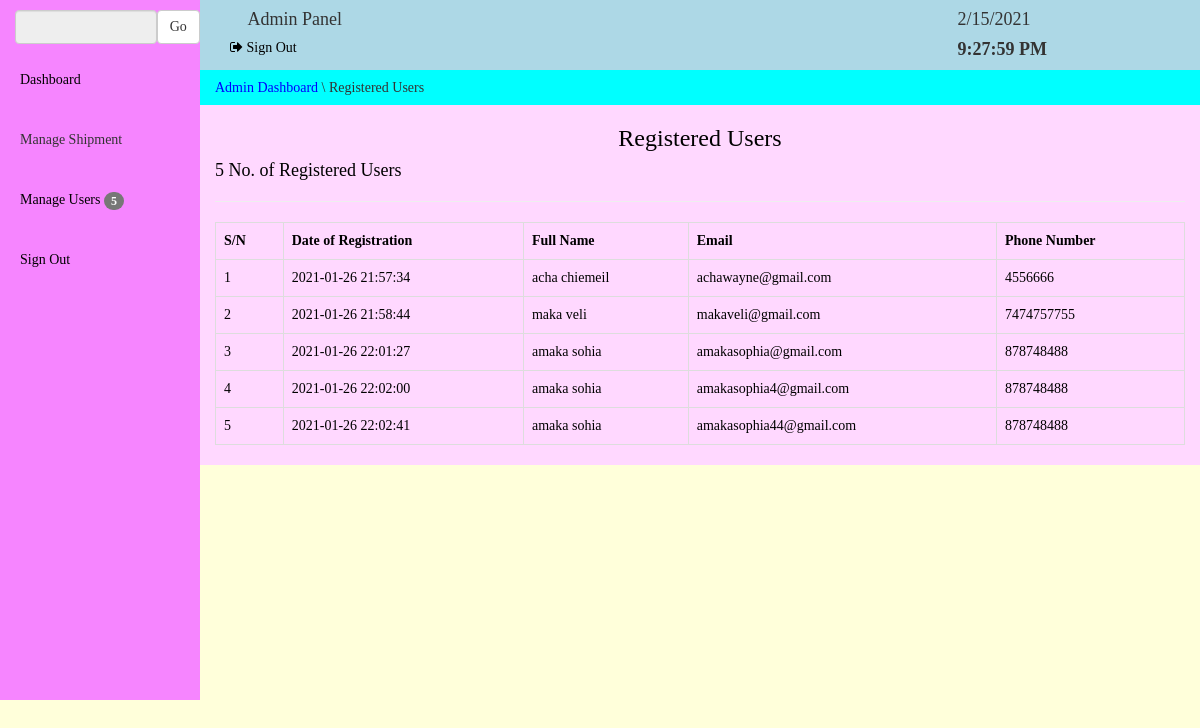
Screenshot of /admin/users.php (signed in) with the database file from the repository.
### tables this page shows
CREATE TABLE `users` (
  `id` int(11) NOT NULL,
  `user_id` varchar(100) NOT NULL,
  `first_name` varchar(100) NOT NULL,
  `last_name` varchar(100) NOT NULL,
  `email` varchar(100) NOT NULL,
  `password` varchar(100) NOT NULL,
  `phone` varchar(100) NOT NULL,
  `date_of_reg` timestamp NOT NULL DEFAULT CURRENT_TIMESTAMP
);

### include/database.php (called while the page is built, shortened)
<?php
    class Database{
        public $connection;
        public function open_connection(){
            $this->connection = new mysqli(DB_HOST, DB_USER, DB_PASS, DB_NAME);
        }
        public function query($sql){
            $result = $this->connection->query($sql);
            return $result;
        }
    }
?>

### admin/users.php (the view, shortened to what this page needs)
<?php
		$conn = new Database;
		$query2 = $conn->query("SELECT * FROM users");
		$num2 = mysqli_num_rows($query2);
		$num22 = $num2;
		$output2 = "";
		if($num2 != 0){
			$count = 0;
				while($row2 = mysqli_fetch_array($query2)){
					$count += 1;
				$date = $row2['date_of_reg'];
				$first = $row2['first_name'];
				$last = $row2['last_name'];
				$email = $row2['email'];
				$phone = $row2['phone'];
				$output2 .= "<tr>";
				$output2 .= "<td>$count</td>";
				$output2 .= "<td>$date</td>";
				$output2 .= "<td>$first $last</td>";
				$output2 .= "<td>$email</td>";
				$output2 .= "<td>$phone</td>";
				$output2 .= "</tr>";
			}
		}else{
			$output2 .= "<tr>";
			$output2 .= "<td colspan='4' style='text-align: center'>Shpiment list is empty</td>";
			$output2 .= "</tr>";
		}
?>
<!DOCTYPE html>
<html>
<head>
	<link rel="stylesheet" type="text/css" href="css/animate.css">
	<link rel="stylesheet" type="text/css" href="../bootstrap/css/bootstrap.css">
	<link rel="stylesheet" type="text/css" href="../css/font-awesome.min.css">
	<link rel="stylesheet" type="text/css" href="../css/index.css">
	<link rel="stylesheet" type="text/css" href="../css/jquery-ui.css">
</head>
<body>
	<div class="container-fluid">
		<div class="row">
			<?php include('menu.php'); ?>
			<div class="col-lg-10 col-lg-offset-2" style="padding: 0px;">
				<div class="col-lg-12" style="background-color: lightblue; box-shadow: 3px 2px 3px cyan">
					<div class="col-lg-6">
						<h4><span class="glyphicon glyphicon-user"></span> Admin Panel</h4>
						<a href="http://localhost/consign/admin/logout.php" style="color: black; text-decoration: none"><h5><span class="fa fa-sign-out"></span> Sign Out</h5></a>
					</div>
					<div class="col-lg-3 col-lg-offset-3">
						<h4 id="date" style="position: relative; right: 0px"></h4>
						<h4 id="time" style="font-family: Verdana; font-weight: bolder;"></h4>
					</div>
				</div>
				<div class="col-lg-12" style="background-color: cyan">
					<h5><span style="color: blue">Admin Dashboard</span> \  <span>Registered Users</span></h5>
				</div>
				<div class="col-lg-12 admin-body-content">
					<h3 style="text-align: center;">Registered Users</h3>
					<h4><?php echo $num22; ?> No. of Registered Users</h4>
					<hr>
					<table class="table table-bordered">
						<tr>
							<th>S/N</th>
							<th>Date of Registration</th>
							<th>Full Name</th>
							<th>Email</th>
							<th>Phone Number</th>
						</tr>
						<?php echo $output2; ?>
					</table>
				</div>
			</div>
		</div>
	</div>
</body>
</html>

### admin/menu.php (shortened to what this page needs)
<?php
	$conn = new Database;
	$user = $conn->query("SELECT * FROM users");
	$users = mysqli_num_rows($user);
?>
<!DOCTYPE html>
<html>
<head>
	<link rel="stylesheet" type="text/css" href="css/animate.css">
	<link rel="stylesheet" type="text/css" href="../bootstrap/css/bootstrap.css">
	<link rel="stylesheet" type="text/css" href="../css/font-awesome.min.css">
	<link rel="stylesheet" type="text/css" href="../css/jquery-ui.css">
	<link rel="stylesheet" type="text/css" href="../css/jquery-ui.structure.css">
	<link rel="stylesheet" type="text/css" href="../css/index.css">
</head>
<body>
	<div class="col-lg-2 admin-side-menu-bar">
				<div class="col-lg-12" style="padding-top: 10px">
					<div class="form-group">
						<div class="col-lg-10 menu-form">
							<input type="text" disabled name="" class="form-control">
						</div>
						<div class="col-lg-2 menu-form">
							<button class="btn btn-default">Go</button>
						</div>
					</div>
				</div>
				<ul class="admin-menu-ul">
					<a href="http://localhost/consign/admin/dashboard.php" class="side-menu-li-link"><li><span></span>Dashboard</li></a>
						<li id="manage">Manage Shipment <span class="glyphicon glyphicon-triangle-bottom" style="padding-left: 30px"></span></li>
					<a href="http://localhost/consign/admin/users.php" class="side-menu-li-link"><li>Manage Users <span class="badge"><?php echo $users; ?></span></li></a>
					<a href="http://localhost/consign/admin/logout.php" class="side-menu-li-link"><li>Sign Out</li></a>
				</ul>
			</div>
</body>
</html>

### css/index.css (style rules this page uses)
.admin-side-menu-bar { background-color: rgb(246, 133, 255); position: fixed; height: 700px; padding: 0px; }
.side-menu-li-link { color: black; text-decoration: none; }
.admin-menu-ul { padding-top: 50px; }
.menu-form { padding: 0px; }
.admin-body-content { margin-bottom: 40px; background-color: rgb(255, 216, 255); color: black; }
* { font-family: "verdana"; }

### admin/users.php (style rules this page uses)
body { background-color: rgb(255, 255, 218); }

### admin/menu.php (style rules this page uses)
body { background-color: rgb(255, 255, 218); }
ul { list-style-type: none; padding: 0px; margin: 0px; }
ul li { padding: 20px; }

### rows the page displays
users: date_of_reg "2021-01-26 21:57:34", first_name "acha", last_name "chiemeil", email "achawayne@gmail.com", phone "4556666"
users: date_of_reg "2021-01-26 21:58:44", first_name "maka", last_name "veli", email "makaveli@gmail.com", phone "7474757755"
users: date_of_reg "2021-01-26 22:01:27", first_name "amaka", last_name "sohia", email "amakasophia@gmail.com", phone "878748488"
users: date_of_reg "2021-01-26 22:02:00", first_name "amaka", last_name "sohia", email "amakasophia4@gmail.com", phone "878748488"
users: date_of_reg "2021-01-26 22:02:41", first_name "amaka", last_name "sohia", email "amakasophia44@gmail.com", phone "878748488"

### other values shown
$users "5"
$num22 "5"
